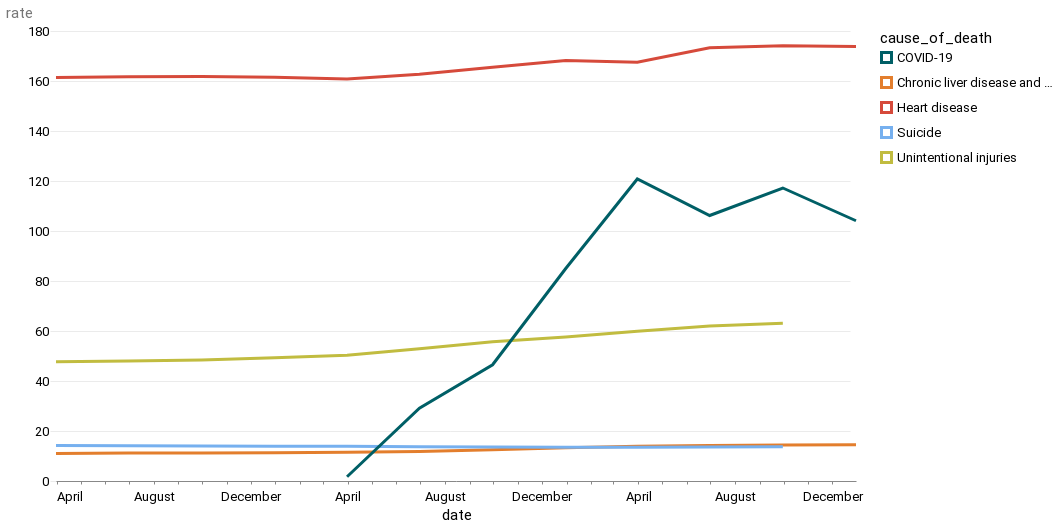

This figure's notebook cell:
### Code cell
alt.Chart(causes_of_interest_slim).mark_line().encode(
    x="date", y="rate", color="cause_of_death:N"
)

### Figure 1 — Vega-Lite specification as saved in the notebook (floating-point values rounded to 4 significant figures)
{"config": {"view": {"width": 800, "height": 450, "strokeOpacity": 0}, "background": "#ffffff", "title": {"anchor": "start", "font": "Summit Sans", "fontColor": "palette[\"black\"]", "fontSize": 18, "fontWeight": "normal"}, "arc": {"fill": "#00d4d8"}, "area": {"fill": "#00d4d8"}, "line": {"stroke": "#00d4d8", "strokeWidth": 3}, "path": {"stroke": "#00d4d8"}, "rect": {"fill": "#00d4d8"}, "shape": {"stroke": "#00d4d8"}, "bar": {"fill": "#00d4d8"}, "point": {"stroke": "#00d4d8"}, "symbol": {"fill": "#00d4d8", "size": 30}, "axis": {"titleFont": "Roboto", "titleFontSize": 15, "titleFontWeight": "normal", "labelFont": "Roboto, sans", "labelFontSize": 13, "labelFontWeight": "normal"}, "axisX": {"labelAngle": 0, "labelPadding": 6, "tickSize": 3, "grid": false}, "axisY": {"labelBaseline": "middle", "maxExtent": 45, "minExtent": 45, "titleAlign": "left", "titleAngle": 0, "titleX": -45, "titleY": -11, "domainOpacity": 0, "gridWidth": 0.6, "gridColor": "#dddddd", "offset": 6, "tickSize": 0, "titleColor": "#767676"}, "legend": {"titleFont": "Roboto", "titleFontSize": 15, "titleFontWeight": "normal", "symbolType": "square", "labelFont": "Roboto, sans", "labelFontSize": 13}, "range": {"category": ["#005f66", "#e37e2d", "#d64a3b", "#76b0ef", "#c1bc40"], "diverging": ["#e68a4f", "#f4bb6a", "#f9e39c", "#dadfe2", "#a6b7c6", "#849eae"], "heatmap": ["#7ff6f6", "#00eeef", "#00d4d8", "#00abb2", "#00848b", "#fbf2c7", "#00363d"], "ordinal": ["#7ff6f6", "#00eeef", "#00d4d8", "#00abb2", "#00848b", "#fbf2c7", "#00363d"], "ramp": ["#7ff6f6", "#00eeef", "#00d4d8", "#00abb2", "#00848b", "#fbf2c7", "#00363d"]}}, "data": {"name": "data-55e72abb5a99d0c2f55e4d4a27b67a0d"}, "mark": "line", "encoding": {"color": {"field": "cause_of_death", "type": "nominal"}, "x": {"field": "date", "type": "temporal"}, "y": {"field": "rate", "type": "quantitative"}}, "$schema": "https://vega.github.io/schema/vega-lite/v4.17.0.json", "datasets": {"data-55e72abb5a99d0c2f55e4d4a27b67a0d": [{"date": "2019-03-31T00:00:00", "cause_of_death": "Chronic liver disease and cirrhosis", "rate": 11.0}, {"date": "2019-03-31T00:00:00", "cause_of_death": "Heart disease", "rate": 161.4}, {"date": "2019-03-31T00:00:00", "cause_of_death": "Suicide", "rate": 14.2}, {"date": "2019-03-31T00:00:00", "cause_of_death": "Unintentional injuries", "rate": 47.7}, {"date": "2019-06-30T00:00:00", "cause_of_death": "Chronic liver disease and cirrhosis", "rate": 11.2}, {"date": "2019-06-30T00:00:00", "cause_of_death": "Heart disease", "rate": 161.7}, {"date": "2019-06-30T00:00:00", "cause_of_death": "Suicide", "rate": 14.1}, {"date": "2019-06-30T00:00:00", "cause_of_death": "Unintentional injuries", "rate": 48.0}, {"date": "2019-09-30T00:00:00", "cause_of_death": "Chronic liver disease and cirrhosis", "rate": 11.2}, {"date": "2019-09-30T00:00:00", "cause_of_death": "Heart disease", "rate": 161.8}, {"date": "2019-09-30T00:00:00", "cause_of_death": "Suicide", "rate": 14.0}, {"date": "2019-09-30T00:00:00", "cause_of_death": "Unintentional injuries", "rate": 48.4}, {"date": "2019-12-31T00:00:00", "cause_of_death": "Chronic liver disease and cirrhosis", "rate": 11.3}, {"date": "2019-12-31T00:00:00", "cause_of_death": "Heart disease", "rate": 161.5}, {"date": "2019-12-31T00:00:00", "cause_of_death": "Suicide", "rate": 13.9}, {"date": "2019-12-31T00:00:00", "cause_of_death": "Unintentional injuries", "rate": 49.3}, {"date": "2020-03-31T00:00:00", "cause_of_death": "COVID-19", "rate": 1.7}, {"date": "2020-03-31T00:00:00", "cause_of_death": "Chronic liver disease and cirrhosis", "rate": 11.5}, {"date": "2020-03-31T00:00:00", "cause_of_death": "Heart disease", "rate": 160.8}, {"date": "2020-03-31T00:00:00", "cause_of_death": "Suicide", "rate": 13.9}, {"date": "2020-03-31T00:00:00", "cause_of_death": "Unintentional injuries", "rate": 50.3}, {"date": "2020-06-30T00:00:00", "cause_of_death": "COVID-19", "rate": 29.1}, {"date": "2020-06-30T00:00:00", "cause_of_death": "Chronic liver disease and cirrhosis", "rate": 11.8}, {"date": "2020-06-30T00:00:00", "cause_of_death": "Heart disease", "rate": 162.7}, {"date": "2020-06-30T00:00:00", "cause_of_death": "Suicide", "rate": 13.7}, {"date": "2020-06-30T00:00:00", "cause_of_death": "Unintentional injuries", "rate": 52.9}, {"date": "2020-09-30T00:00:00", "cause_of_death": "COVID-19", "rate": 46.5}, {"date": "2020-09-30T00:00:00", "cause_of_death": "Chronic liver disease and cirrhosis", "rate": 12.5}, {"date": "2020-09-30T00:00:00", "cause_of_death": "Heart disease", "rate": 165.5}, {"date": "2020-09-30T00:00:00", "cause_of_death": "Suicide", "rate": 13.6}, {"date": "2020-09-30T00:00:00", "cause_of_death": "Unintentional injuries", "rate": 55.7}, {"date": "2020-12-31T00:00:00", "cause_of_death": "COVID-19", "rate": 85.0}, {"date": "2020-12-31T00:00:00", "cause_of_death": "Chronic liver disease and cirrhosis", "rate": 13.3}, {"date": "2020-12-31T00:00:00", "cause_of_death": "Heart disease", "rate": 168.2}, {"date": "2020-12-31T00:00:00", "cause_of_death": "Suicide", "rate": 13.5}, {"date": "2020-12-31T00:00:00", "cause_of_death": "Unintentional injuries", "rate": 57.6}, {"date": "2021-03-31T00:00:00", "cause_of_death": "COVID-19", "rate": 120.8}, {"date": "2021-03-31T00:00:00", "cause_of_death": "Chronic liver disease and cirrhosis", "rate": 13.9}, {"date": "2021-03-31T00:00:00", "cause_of_death": "Heart disease", "rate": 167.5}, {"date": "2021-03-31T00:00:00", "cause_of_death": "Suicide", "rate": 13.5}, {"date": "2021-03-31T00:00:00", "cause_of_death": "Unintentional injuries", "rate": 59.9}, {"date": "2021-06-30T00:00:00", "cause_of_death": "COVID-19", "rate": 106.2}, {"date": "2021-06-30T00:00:00", "cause_of_death": "Chronic liver disease and cirrhosis", "rate": 14.2}, {"date": "2021-06-30T00:00:00", "cause_of_death": "Heart disease", "rate": 173.3}, {"date": "2021-06-30T00:00:00", "cause_of_death": "Suicide", "rate": 13.6}, {"date": "2021-06-30T00:00:00", "cause_of_death": "Unintentional injuries", "rate": 62.0}, {"date": "2021-09-30T00:00:00", "cause_of_death": "COVID-19", "rate": 117.2}, {"date": "2021-09-30T00:00:00", "cause_of_death": "Chronic liver disease and cirrhosis", "rate": 14.4}, {"date": "2021-09-30T00:00:00", "cause_of_death": "Heart disease", "rate": 174.1}, {"date": "2021-09-30T00:00:00", "cause_of_death": "Suicide", "rate": 13.7}, {"date": "2021-09-30T00:00:00", "cause_of_death": "Unintentional injuries", "rate": 63.1}, {"date": "2021-12-31T00:00:00", "cause_of_death": "COVID-19", "rate": 104.1}, {"date": "2021-12-31T00:00:00", "cause_of_death": "Chronic liver disease and cirrhosis", "rate": 14.5}, {"date": "2021-12-31T00:00:00", "cause_of_death": "Heart disease", "rate": 173.8}]}}
